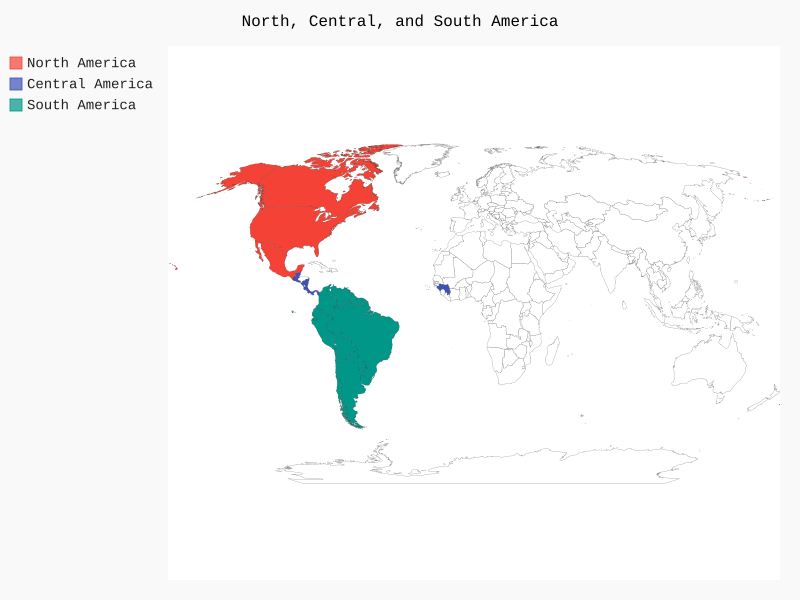

Source code (Python):
import pygal_maps_world.maps

wm = pygal_maps_world.maps.World()
wm.title = 'North, Central, and South America'


wm.add('North America', ['ca', 'mx', 'us'])
wm.add('Central America', ['bz', 'cr', 'gt', 'gn', 'ni', 'pa', 'sv'])
wm.add('South America', ['ar', 'bo', 'br', 'cl', 'co', 'ec', 'gf', 'gy', 'pe', 'py', 'sr', 'uy', 've'])
wm.render_to_file('americas.svg')
